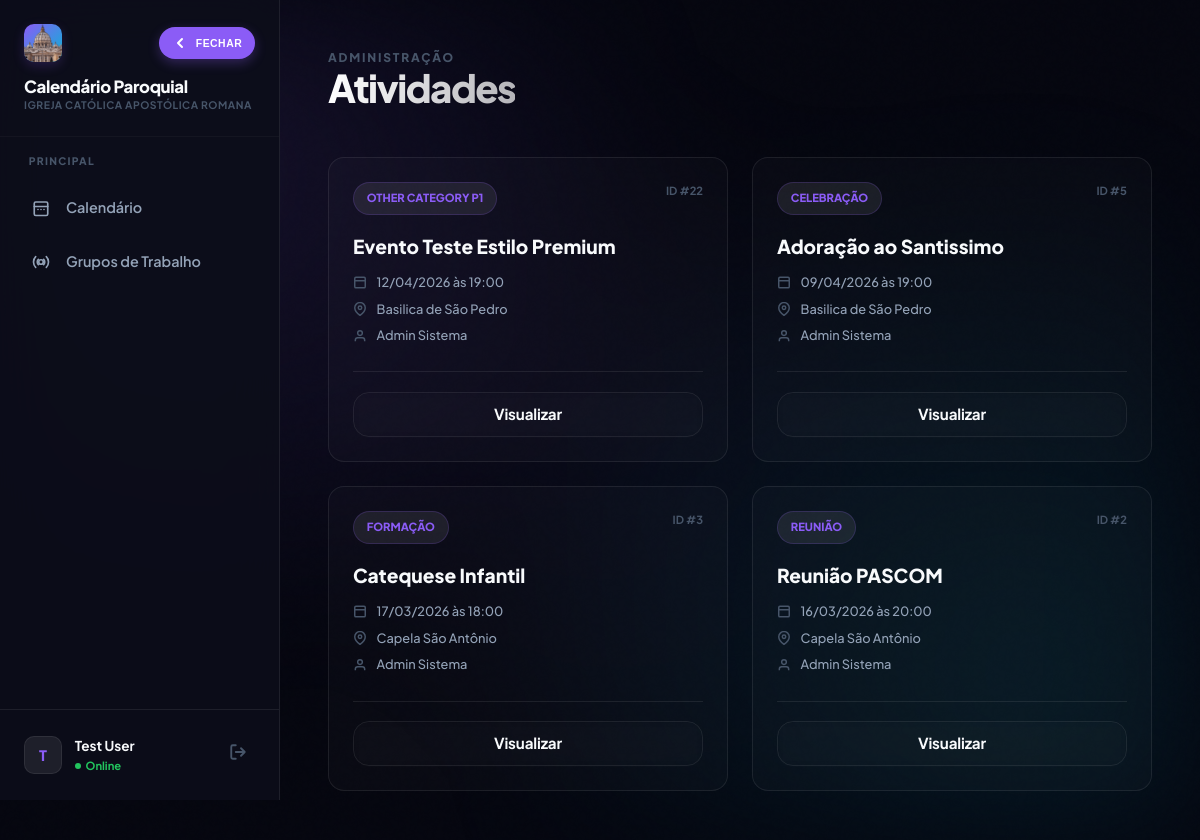
Page /atividades.php (signed in) on the earlier database version.
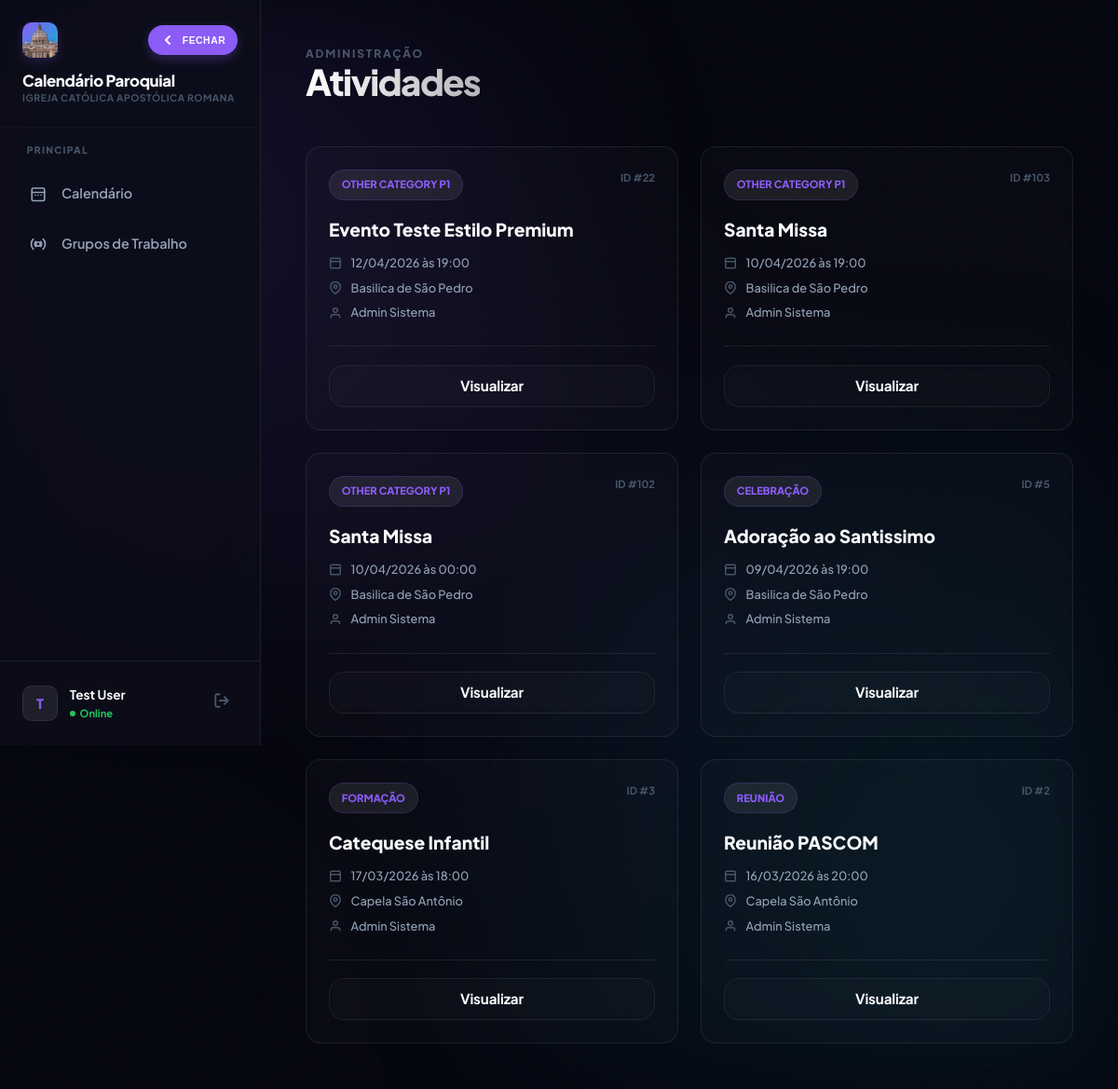
Same page on the later database version.
### tables this page shows
CREATE TABLE `paroquias` (
  `id` int(10) unsigned NOT NULL AUTO_INCREMENT,
  `nome` varchar(255) NOT NULL,
  `cidade` varchar(100) DEFAULT NULL,
  `estado` char(2) DEFAULT NULL,
  `diocese` varchar(255) DEFAULT NULL,
  `ativo` tinyint(1) DEFAULT 1,
  `data_criacao` timestamp NULL DEFAULT current_timestamp(),
  PRIMARY KEY (`id`)
);

CREATE TABLE `atividades` (
  `id` int(10) unsigned NOT NULL AUTO_INCREMENT,
  `nome` varchar(255) NOT NULL,
  `descricao` text DEFAULT NULL,
  `cor` varchar(7) DEFAULT '#3b82f6',
  `data_inicio` date NOT NULL,
  `hora_inicio` time DEFAULT NULL,
  `data_fim` date DEFAULT NULL,
  `hora_fim` time DEFAULT NULL,
  `local_id` int(10) unsigned DEFAULT NULL,
  `tipo_atividade_id` int(10) unsigned DEFAULT NULL,
  `categoria_id` int(10) unsigned DEFAULT NULL,
  `criador_id` int(10) unsigned DEFAULT NULL,
  `paroquia_id` int(10) unsigned DEFAULT NULL,
  `status` varchar(50) DEFAULT 'ativo',
  `restrito` tinyint(1) DEFAULT 0,
  `serie_key` varchar(100) DEFAULT NULL,
  `serie_frequencia` varchar(50) DEFAULT NULL,
  `serie_dias_semana` varchar(100) DEFAULT NULL,
  `serie_data_fim` date DEFAULT NULL,
  `data_criacao` timestamp NULL DEFAULT current_timestamp(),
  `ultima_atualizacao` timestamp NULL DEFAULT current_timestamp() ON UPDATE current_timestamp(),
  `is_multi_color` tinyint(1) DEFAULT 0,
  `is_flashing` tinyint(1) DEFAULT 0,
  PRIMARY KEY (`id`),
  KEY `fk_atividades_paroquia` (`paroquia_id`),
  KEY `fk_atividades_local` (`local_id`),
  KEY `fk_atividades_tipo` (`tipo_atividade_id`),
  CONSTRAINT `fk_atividades_local` FOREIGN KEY (`local_id`) REFERENCES `locais_paroquia` (`id`) ON DELETE SET NULL,
  CONSTRAINT `fk_atividades_paroquia` FOREIGN KEY (`paroquia_id`) REFERENCES `paroquias` (`id`) ON DELETE SET NULL,
  CONSTRAINT `fk_atividades_tipo` FOREIGN KEY (`tipo_atividade_id`) REFERENCES `tipos_atividade` (`id`) ON DELETE SET NULL
);

CREATE TABLE `tipos_atividade` (
  `id` int(10) unsigned NOT NULL AUTO_INCREMENT,
  `paroquia_id` int(10) unsigned DEFAULT NULL,
  `nome_tipo` varchar(100) NOT NULL,
  `cor` varchar(7) DEFAULT NULL,
  `icone` varchar(50) DEFAULT NULL,
  `descricao` text DEFAULT NULL,
  PRIMARY KEY (`id`)
);

CREATE TABLE `locais_paroquia` (
  `id` int(10) unsigned NOT NULL AUTO_INCREMENT,
  `paroquia_id` int(10) unsigned NOT NULL,
  `nome_local` varchar(255) NOT NULL,
  `descricao` text DEFAULT NULL,
  `ativo` tinyint(1) DEFAULT 1,
  `endereco` varchar(255) DEFAULT NULL,
  `telefone` varchar(20) DEFAULT NULL,
  `responsavel` varchar(100) DEFAULT NULL,
  `capacidade` int(11) DEFAULT NULL,
  PRIMARY KEY (`id`)
);

CREATE TABLE `usuarios` (
  `id` int(10) unsigned NOT NULL AUTO_INCREMENT,
  `nome` varchar(255) NOT NULL,
  `email` varchar(255) NOT NULL,
  `senha` varchar(255) NOT NULL,
  `perfil_id` int(10) unsigned DEFAULT NULL,
  `paroquia_id` int(10) unsigned DEFAULT NULL,
  `sexo` varchar(20) DEFAULT NULL,
  `telefone` varchar(20) DEFAULT NULL,
  `palavra_chave` varchar(255) DEFAULT NULL,
  `ativo` tinyint(1) DEFAULT 1,
  `perm_criar_eventos` tinyint(1) DEFAULT 0,
  `perm_editar_eventos` tinyint(1) DEFAULT 0,
  `perm_excluir_eventos` tinyint(1) DEFAULT 0,
  `perm_ver_restritos` tinyint(1) DEFAULT 0,
  `perm_cadastrar_usuario` tinyint(1) DEFAULT 0,
  `perm_admin_usuarios` tinyint(1) DEFAULT 0,
  `perm_ver_logs` tinyint(1) DEFAULT 0,
  `data_criacao` timestamp NULL DEFAULT current_timestamp(),
  `ultimo_login` timestamp NULL DEFAULT NULL,
  `data_nascimento` date DEFAULT NULL,
  `foto_perfil` varchar(255) DEFAULT NULL,
  `nivel_acesso` int(10) DEFAULT 0,
  `perfil_nome` varchar(50) DEFAULT NULL,
  `perm_ver_calendario` tinyint(1) DEFAULT 1,
  `perm_admin_sistema` tinyint(1) DEFAULT 0,
  `perm_gerenciar_catalogo` tinyint(1) DEFAULT 0,
  `perm_gerenciar_grupos` tinyint(1) DEFAULT 0,
  PRIMARY KEY (`id`),
  UNIQUE KEY `email` (`email`),
  KEY `fk_usuario_perfil` (`perfil_id`),
  KEY `fk_usuario_paroquia` (`paroquia_id`),
  CONSTRAINT `fk_usuario_paroquia` FOREIGN KEY (`paroquia_id`) REFERENCES `paroquias` (`id`) ON DELETE SET NULL,
  CONSTRAINT `fk_usuario_perfil` FOREIGN KEY (`perfil_id`) REFERENCES `perfis` (`id`) ON DELETE SET NULL
);

### config.php (called while the page is built, shortened)
<?php
function can(string $permission): bool {
    return isset($_SESSION['perms'][$permission]) && (bool)$_SESSION['perms'][$permission] === true;
}
function has_level(int $min_level): bool {
    return isset($_SESSION['usuario_nivel']) && (int)$_SESSION['usuario_nivel'] <= $min_level;
}
function h(mixed $v): string {
    return htmlspecialchars((string)($v ?? ''), ENT_QUOTES, 'UTF-8');
}
?>

### functions.php (called while the page is built, shortened)
<?php
require_once __DIR__ . '/config.php';
function formatTime(?string $time): string {
    if (empty($time)) return '00:00';
    return substr((string)$time, 0, 5);
}
function current_paroquia_id(): int {
    return (int)($_SESSION['paroquia_id'] ?? 0);
}
?>

### atividades.php (the view, shortened to what the rows shown need)
<?php
require_once 'functions.php';
$pid = current_paroquia_id();
$sql = "
    SELECT a.*, l.nome_local, t.nome_tipo, t.icone, u.nome as criador_nome
    FROM atividades a
    LEFT JOIN locais_paroquia l ON a.local_id = l.id
    LEFT JOIN tipos_atividade t ON a.tipo_atividade_id = t.id
    LEFT JOIN usuarios u ON a.criador_id = u.id
    WHERE a.paroquia_id = ?
      AND (a.restrito = 0 OR ? = 1 OR a.criador_id = ?)
    ORDER BY a.data_inicio DESC, a.hora_inicio DESC
";
$userId = (int)($_SESSION['usuario_id'] ?? 0);
$canVerRestritos = (int)can('ver_restritos');
$stmt = $conn->prepare($sql);
$stmt->bind_param('iii', $pid, $canVerRestritos, $userId);
$stmt->execute();
$activities = $stmt->get_result();
?>
<!DOCTYPE html>
<html lang="pt-BR">
<head>
    <link rel="stylesheet" href="style.css">
</head>
<body>
    <div class="app-shell">
        <?php include 'sidebar.php'; ?>
        <main class="main-content">
            <header class="header-stack animate-in">
                <div>
                    <h1 class="gradient-text">Atividades</h1>
                </div>
            </header>
            <section class="activity-grid animate-in" style="animation-delay: 0.1s;">
                <?php if ($activities->num_rows > 0): ?>
                    <?php while ($row = $activities->fetch_assoc()):
                        $di = new DateTime($row['data_inicio']);
                    ?>
                    <article class="glass-card activity-card">
                        <div class="card-header">
                            <span class="type-badge"><?= h($row['nome_tipo'] ?: 'Evento') ?></span>
                            <div style="font-size: 0.7rem; color: var(--text-ghost); font-weight: 700;">
                                ID #<?= $row['id'] ?>
                            </div>
                        </div>
                        <div class="card-body">
                            <h3><?= h($row['nome']) ?></h3>
                            <div class="meta-item">
                                <svg width="14" height="14" viewBox="0 0 24 24" fill="none" stroke="currentColor" stroke-width="2.5"><rect width="18" height="18" x="3" y="4" rx="2"/><line x1="3" x2="21" y1="10" y2="10"/></svg>
                                <?= $di->format('d/m/Y') ?> às <?= formatTime($row['hora_inicio']) ?>
                            </div>
                            <div class="meta-item">
                                <svg width="14" height="14" viewBox="0 0 24 24" fill="none" stroke="currentColor" stroke-width="2.5"><path d="M21 10c0 7-9 13-9 13s-9-6-9-13a9 9 0 0 1 18 0z"/><circle cx="12" cy="10" r="3"/></svg>
                                <?= h($row['nome_local'] ?: 'Sem local definido') ?>
                            </div>
                            <div class="meta-item">
                                <svg width="14" height="14" viewBox="0 0 24 24" fill="none" stroke="currentColor" stroke-width="2.5"><path d="M20 21v-2a4 4 0 0 0-4-4H8a4 4 0 0 0-4 4v2"/><circle cx="12" cy="7" r="4"/></svg>
                                <?= h($row['criador_nome'] ?: 'Sistema') ?>
                            </div>
                        </div>
                        <div class="card-footer">
                            <a href="ver_atividade.php?id=<?= $row['id'] ?>" class="btn btn-ghost" style="padding: 0.6rem; flex: 1;">Visualizar</a>
                        </div>
                    </article>
                    <?php endwhile; ?>
                <?php endif; ?>
            </section>
        </main>
    </div>
</body>
</html>

### sidebar.php (shortened to what the rows shown need)
<?php
require_once 'config.php';
$parish_name = 'Igreja Católica';
$pid = $_SESSION['paroquia_id'] ?? 0;
if ($pid > 0) {
    $stmt = $conn->prepare("SELECT nome FROM paroquias WHERE id = ?");
    $stmt->bind_param('i', $pid);
    $stmt->execute();
    $resParish = $stmt->get_result();
    if ($resParish && $resParish->num_rows > 0) {
        $parish_name = $resParish->fetch_assoc()['nome'];
    }
}
$all_parishes = [];
?>
<aside class="sidebar" id="mainSidebar">
    <div class="sidebar-header">
        <div class="brand-details">
            <span class="brand-text">Calendário Paroquial</span>
            <?php if (count($all_parishes) > 1): ?>
                <select class="brand-sub-select" onchange="window.location.href='select_paroquia.php?id='+this.value">
                    <?php if ($pid == 0): ?><option value="0" selected>Selecionar...</option><?php endif; ?>
                    <?php foreach($all_parishes as $p): ?>
                        <option value="<?= $p['id'] ?>" <?= $p['id'] == $pid ? 'selected' : '' ?>><?= h($p['nome']) ?></option>
                    <?php endforeach; ?>
                </select>
            <?php else: ?>
                <span class="brand-sub"><?= h($parish_name) ?></span>
            <?php endif; ?>
        </div>
    </div>
</aside>

Differences in the rows shown:
added atividades: tipo_atividade.nome_tipo "OTHER CATEGORY P1", id "103", nome "Santa Missa", data_inicio "10/04/2026", hora_inicio "19:00", local.nome_local "Basilica de São Pedro", usuarios.nome "Admin Sistema"
added atividades: tipo_atividade.nome_tipo "OTHER CATEGORY P1", id "102", nome "Santa Missa", data_inicio "10/04/2026", hora_inicio "00:00", local.nome_local "Basilica de São Pedro", usuarios.nome "Admin Sistema"
